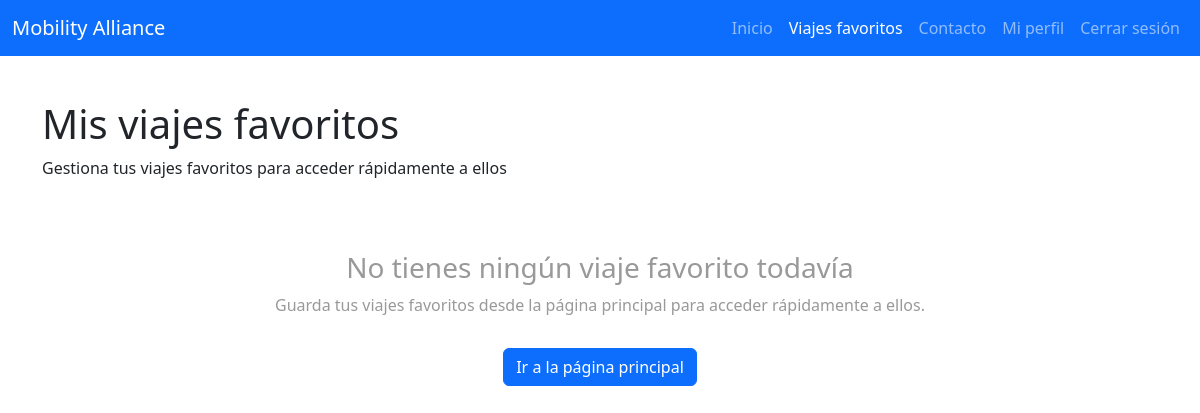
Before: /principal/viajes_favoritos/index.php (signed in) with the older database file.
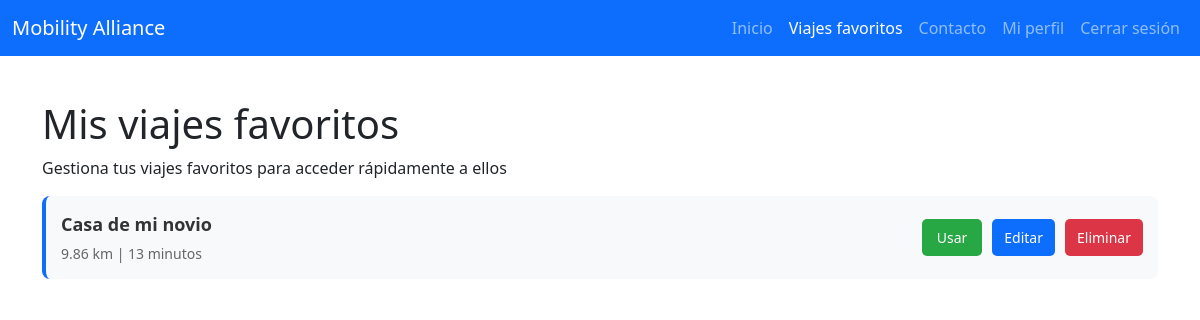
After: the same page with the newer database file.
### tables this page shows
CREATE TABLE `favoritos` (
  `id` int(11) NOT NULL,
  `nombre_usuario` varchar(50) NOT NULL,
  `nombre` varchar(100) DEFAULT NULL,
  `distancia` decimal(10,2) DEFAULT NULL,
  `tiempo` int(11) DEFAULT NULL,
  `fecha_creacion` timestamp NOT NULL DEFAULT current_timestamp()
);

### principal/viajes_favoritos/index.php (the view, shortened to what this page needs)
<?php
require_once '../../db_pdo.php';
try {
    $sql = "SELECT id, nombre, distancia, tiempo FROM favoritos WHERE nombre_usuario = :usuario ORDER BY fecha_creacion DESC";
    $stmt = $pdo->prepare($sql);
    $stmt->execute([':usuario' => $_SESSION['usuario']]);
    $favoritos = $stmt->fetchAll(PDO::FETCH_ASSOC);
} catch (PDOException $e) {
    $favoritos = [];
    $error = "Error al cargar favoritos: " . $e->getMessage();
}
?>
<!DOCTYPE html>
<html lang="es">
<head>
    <link href="../../bootstrap-5.3.8-dist/css/bootstrap.min.css" rel="stylesheet">
    <link href="../../css/viajes_favoritos.css" rel="stylesheet">
</head>
<body>
    <nav class="navbar navbar-expand-lg navbar-dark bg-primary fixed-top">
        <div class="container-fluid">
            <a class="navbar-brand" href="../index.php">Mobility Alliance</a>
            <div class="collapse navbar-collapse" id="navbarNav">
                <ul class="navbar-nav ms-auto">
                    <li class="nav-item"><a class="nav-link" href="../index.php">Inicio</a></li>
                    <li class="nav-item"><a class="nav-link active" href="./index.php">Viajes favoritos</a></li>
                    <li class="nav-item"><a class="nav-link" href="../contactos/index.php">Contacto</a></li>
                    <li class="nav-item"><a class="nav-link" href="../perfil/index.php">Mi perfil</a></li>
                    <li class="nav-item"><a class="nav-link" href="../../login/logout.php">Cerrar sesión</a></li>
                </ul>
            </div>
        </div>
    </nav>
    <div class="container">
        <h1><i class="fas fa-star"></i> Mis viajes favoritos</h1>
        <p>Gestiona tus viajes favoritos para acceder rápidamente a ellos</p>
        <?php if (!empty($favoritos)): ?>
            <div id="favoritosList">
                <?php foreach ($favoritos as $fav): ?>
                    <div class="favorito-card" id="favorito-<?php echo $fav['id']; ?>">
                        <div class="favorito-info">
                            <div class="favorito-nombre"><?php echo htmlspecialchars($fav['nombre']); ?></div>
                            <div class="favorito-datos">
                                <i class="fas fa-road"></i> <?php echo $fav['distancia']; ?> km |
                                <i class="fas fa-clock"></i> <?php echo $fav['tiempo']; ?> minutos
                            </div>
                        </div>
                        <div class="favorito-acciones">
                            <button class="btn-usar" onclick="usarFavorito(<?php echo $fav['distancia']; ?>, <?php echo $fav['tiempo']; ?>)">
                                <i class="fas fa-play"></i> Usar
                            </button>
                            <button class="btn-editar" onclick='abrirModalEditar(<?php echo $fav['id']; ?>, <?php echo json_encode($fav['nombre']); ?>)'>
                                <i class="fas fa-edit"></i> Editar
                            </button>
                            <button class="btn-eliminar" onclick="eliminarFavorito(<?php echo $fav['id']; ?>)">
                                <i class="fas fa-trash"></i> Eliminar
                            </button>
                        </div>
                    </div>
                <?php endforeach; ?>
            </div>
        <?php else: ?>
            <div class="sin-favoritos">
                <h3>No tienes ningún viaje favorito todavía</h3>
                <p>Guarda tus viajes favoritos desde la página principal para acceder rápidamente a ellos.</p>
                <a href="../index.php" class="btn btn-primary mt-acciones">Ir a la página principal</a>
            </div>
        <?php endif; ?>
    </div>
</body>
</html>

Changed rows visible on the page:
added favoritos: nombre "Casa de mi novio", distancia "9.86", tiempo "13"
Other visible differences:
text no longer shown: "No tienes ningún viaje favorito todavía Guarda tus viajes favoritos desde la página principal para acceder rápidamente a ellos. Ir a la página principal"
